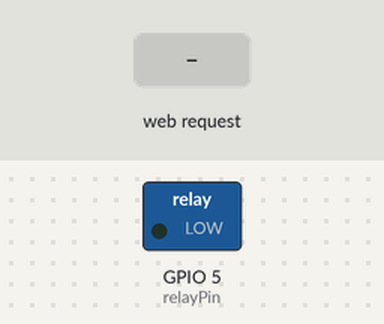
Recording of a sketch running on a simulated ESP8266 (NodeMCU). Shown: switched loads named in the sketch (green lamp = pin HIGH). Inputs (shaded band) come from the test bench. WiFi joins after 1.5 s; servers stay silent unless stated; what the sketch prints to the serial monitor is not drawn.

Above: at 2.7 s.
2.8 s: HTTP request GET /ON received
At 4.4 s:
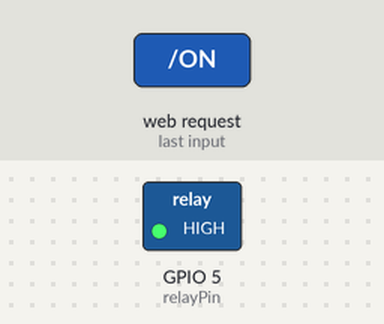
Timing chart, 0 to 5.9 s (numbered marks = the images above; inputs shaded):
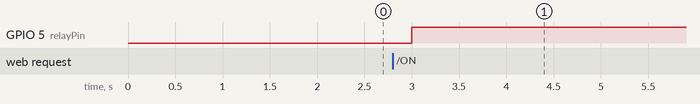

Measured:
- after the input at 2.8 s, GPIO 5 (relayPin): LOW → HIGH after 0.20 s

The sketch:

remoteController.ino
```cpp
#include <ESP8266WiFi.h>
#include <Arduino.h>
#include <Wire.h>

const char* ssid = "Not Creepy Van Outside";      // WiFi name
const char* password = "Athlete99!";              // WiFi password
const char* host = "192.168.1.4";                 // Local ESP8266 IP
const char* TSserver = "api.thingspeak.com";      // Thingspeak API server
const String apiKey = "8C5RJLITHO074GJ5";         // Thingspeak write API key

const int relayPin = 5;                           // Relay signal wire connected to pin D1 on ESP (D1 = GPIO 5)
const int port = 420;                             // Port through which requests are routed through

WiFiServer server(420);

bool stateChange = false;
int state;


void setup()
{
  Serial.begin(115200);
  delay(10);

  pinMode(relayPin, OUTPUT);
  digitalWrite(relayPin, LOW);

  Serial.println(); Serial.println();
  Serial.print("Connecting to "); Serial.println(ssid);

  WiFi.begin(ssid, password);

  while ( WiFi.status() != WL_CONNECTED )
  {
    delay(500);
    Serial.print(".");
  }

  Serial.println(); Serial.println("WiFi connected"); Serial.println();

  server.begin();

  Serial.println("Server started"); Serial.print("Local IP: ");
  Serial.println(WiFi.localIP());
  Serial.print("Go to 199.120.96.230:"); Serial.print(port);
  Serial.println(" to access heater controls");
}


void loop()
{

  if ( stateChange == false )
  {
    WiFiClient client = server.available();

    if ( !client ) {return;}                            // Check if a client has connected

    if ( client )
    {
      delay(100);

      if ( client.available() )
      {
        delay(100);
        String req = client.readStringUntil('\r');      // Read first line of request
        client.flush();

        if ( req.indexOf("") != -10 )                   // Match the client's request
        {
          if ( req.indexOf("/OFF") != -1 )              // Check for OFF request
          {
            digitalWrite(relayPin, LOW);                // Turn relay off
            Serial.println("OFF");
            state = 0;
            stateChange = true;
          }
          if ( req.indexOf("/ON") != -1 )               // Check for ON request
          {
            digitalWrite(relayPin, HIGH);               // Turn relay on
            Serial.println("ON");
            state = 1;
            stateChange = true;
          }
        }

        else
        {
          Serial.println("Invalid request");
          client.stop();
          return;
        }

        String s = "HTTP/1.1 200 OK\r\n";               // Build response to client
        s += "Content-Type: text/html\r\n\r\n";
        s += "<!DOCTYPE HTML>\r\n<html>\r\n";
        s += "<br><input type=\"button\" name=\"bl\" value=\"Turn heater ON \" onclick=\"location.href='/ON'\">";
        s += "<br><br><br>";
        s += "<br><input type=\"button\" name=\"bl\" value=\"Turn heater OFF\" onclick=\"location.href='/OFF'\">";
        s += "</html>\n";

        client.flush();
        client.print(s);                                // Send the response to the client
        delay(100);
        client.stop();
      }
    }
  }


  else if ( stateChange = true )                        // Send updated heater state to Thingspeak
  {
    WiFiClient client;
    delay(100);
    for ( int c = 0; c < 3; c++ )                       // Spam 3 times
    {
      if ( client.connect(TSserver, 80) )
      {
        delay(100);
        String sendData = apiKey+"&field4="+String(state)+"&field5="+String(state)+"\r\n\r\n";
        client.print("POST /update HTTP/1.1\n");
        client.print("Host: api.thingspeak.com\n");
        client.print("Connection: close\n");
        client.print("X-THINGSPEAKAPIKEY: "+apiKey+"\n");
        client.print("Content-Type: application/x-www-form-urlencoded\n");
        client.print("Content-Length: ");
        client.print(sendData.length());
        client.print("\n\n");
        client.print(sendData);
        delay(100);
      }
    stateChange = false;
    delay(1000);
    }
  client.stop();
  }
}
```
